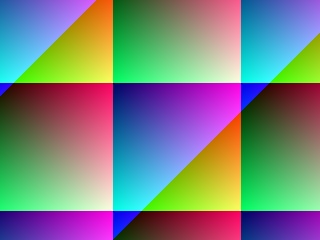
#> input picture tests/ImageTagger.Tests/TestData/fixtures/exif_orientation_2.jpg, 320 x 240 px, found by its file name
$ python export_golden_fit.py ../../tests/ImageTagger.Tests/TestData/fixtures/exif_orientation_1.jpg ../../tests/ImageTagger.Tests/TestData/fixtures/exif_orientation_2.jpg 5 ../../tests/ImageTagger.Tests/TestData/fixtures/exif_orientation_2.jpg
#> lines starting #> are read from the running program, lines starting #| are printed output that depends on the picture
"""Exports golden baselines for the generic `resize-fit` + `pad-to-size` pipeline.

Semantics (generic, not model specific):
  ensure_rgb  = exif transpose + mode unify + alpha composite over white
  fit_resize  = aspect preserving fit into a square box, Pillow BILINEAR, floor rounding
  pad_to_size = floor-center pad to the box with black background
  tensor      = /255 then (x - 0.5) / 0.5, HWC RGB -> CHW float32 (no channel reorder)

The C# `pillow-bilinear-v1` sampler is a bit-exact port of Pillow 12.3
Resample.c (triangle filter, support scaled while downscaling), so lossless
fixtures compare exactly; JPEG fixtures are intentionally excluded.

Usage: python export_golden_fit.py <fixtures-dir> <golden-dir> <size> <name> [<name>...]
For each PNG fixture writes:
  <name>.fit_resized.npy  uint8 HxWx3  (fit resize only)
  <name>.fit_tensor.npy   float32 [3,size,size] (padded + normalized)
"""

from __future__ import annotations

import sys
from pathlib import Path

import numpy as np
from PIL import Image, ImageOps


def ensure_rgb(source: Image.Image) -> Image.Image:
    image = ImageOps.exif_transpose(source)
    if image.mode != "RGB":
        rgba = image.convert("RGBA")
        canvas = Image.new("RGBA", rgba.size, (255, 255, 255, 255))
        canvas.alpha_composite(rgba)
        image = canvas.convert("RGB")
    else:
        image = image.convert("RGB")
    return image


def fit_size(width: int, height: int, box: int) -> tuple[int, int]:
    scale = min(box / width, box / height)
    return max(1, int(width * scale)), max(1, int(height * scale))


def main(fixtures_dir: str, golden_dir: str, size: int, names: list[str]) -> None:
#> called with size = 5
    root = Path(fixtures_dir)
    out = Path(golden_dir)
    out.mkdir(parents=True, exist_ok=True)

    for name in names:
        path = root / name
        with Image.open(path) as source:
#> source is the input picture: PIL image 320x240 RGB; mean R, G, B 120.2, 130.6, 126.8
            image = ensure_rgb(source)
#> in ensure_rgb, `image = ImageOps.exif_transpose(source)`:
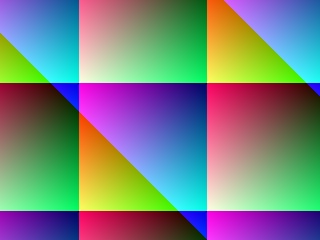
#> image: PIL image 320x240 RGB; mean R, G, B 120.2, 130.6, 126.8

            width, height = image.size
#> width = 320; height = 240
            fitted_w, fitted_h = fit_size(width, height, size)
#> fitted_w = 5; fitted_h = 3
            fitted = image.resize((fitted_w, fitted_h), Image.Resampling.BILINEAR)
            np.save(out / f"{Path(name).stem}.fit_resized.npy", np.asarray(fitted, dtype=np.uint8))

            canvas = Image.new("RGB", (size, size), (0, 0, 0))
            canvas.paste(fitted, ((size - fitted_w) // 2, (size - fitted_h) // 2))
            padded = np.asarray(canvas, dtype=np.uint8)

            tensor = padded.astype(np.float32) / 255.0
            tensor = (tensor - 0.5) / 0.5
            tensor = np.transpose(tensor, (2, 0, 1))
            np.save(out / f"{Path(name).stem}.fit_tensor.npy", tensor)
            print(f"{name}: {width}x{height} -> {fitted_w}x{fitted_h} -> {size}x{size}")
#| ../../tests/ImageTagger.Tests/TestData/fixtures/exif_orientation_2.jpg: 320x240 -> 5x3 -> 5x5


if __name__ == "__main__":
    if len(sys.argv) < 5:
        raise SystemExit(__doc__)
    main(sys.argv[1], sys.argv[2], int(sys.argv[3]), sys.argv[4:])

$ run again, on tests/ImageTagger.Tests/TestData/fixtures/exif_orientation_5.jpg
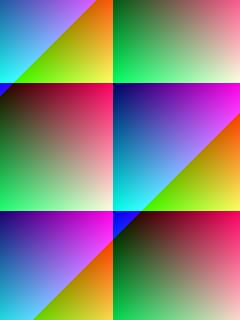
#> input picture tests/ImageTagger.Tests/TestData/fixtures/exif_orientation_5.jpg, 240 x 320 px, found by its file name
#> in main, source is the input picture: PIL image 240x320 RGB; mean R, G, B 133.5, 132.2, 126.8
#> in ensure_rgb, `image = ImageOps.exif_transpose(source)`:
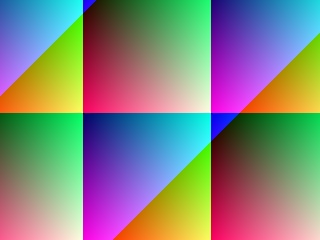
#> image: PIL image 320x240 RGB; mean R, G, B 133.5, 132.2, 126.8
#| ../../tests/ImageTagger.Tests/TestData/fixtures/exif_orientation_5.jpg: 320x240 -> 5x3 -> 5x5
